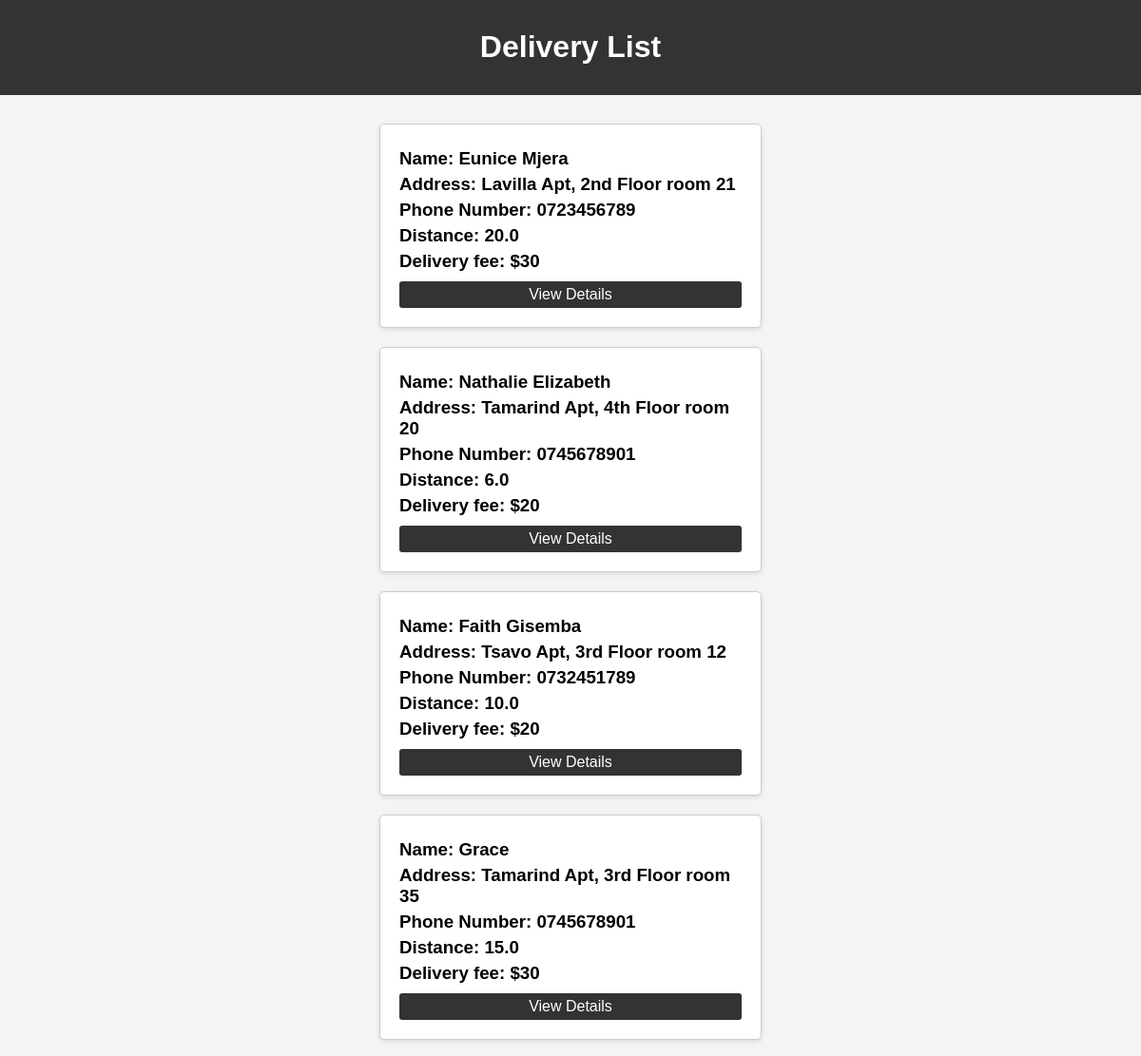
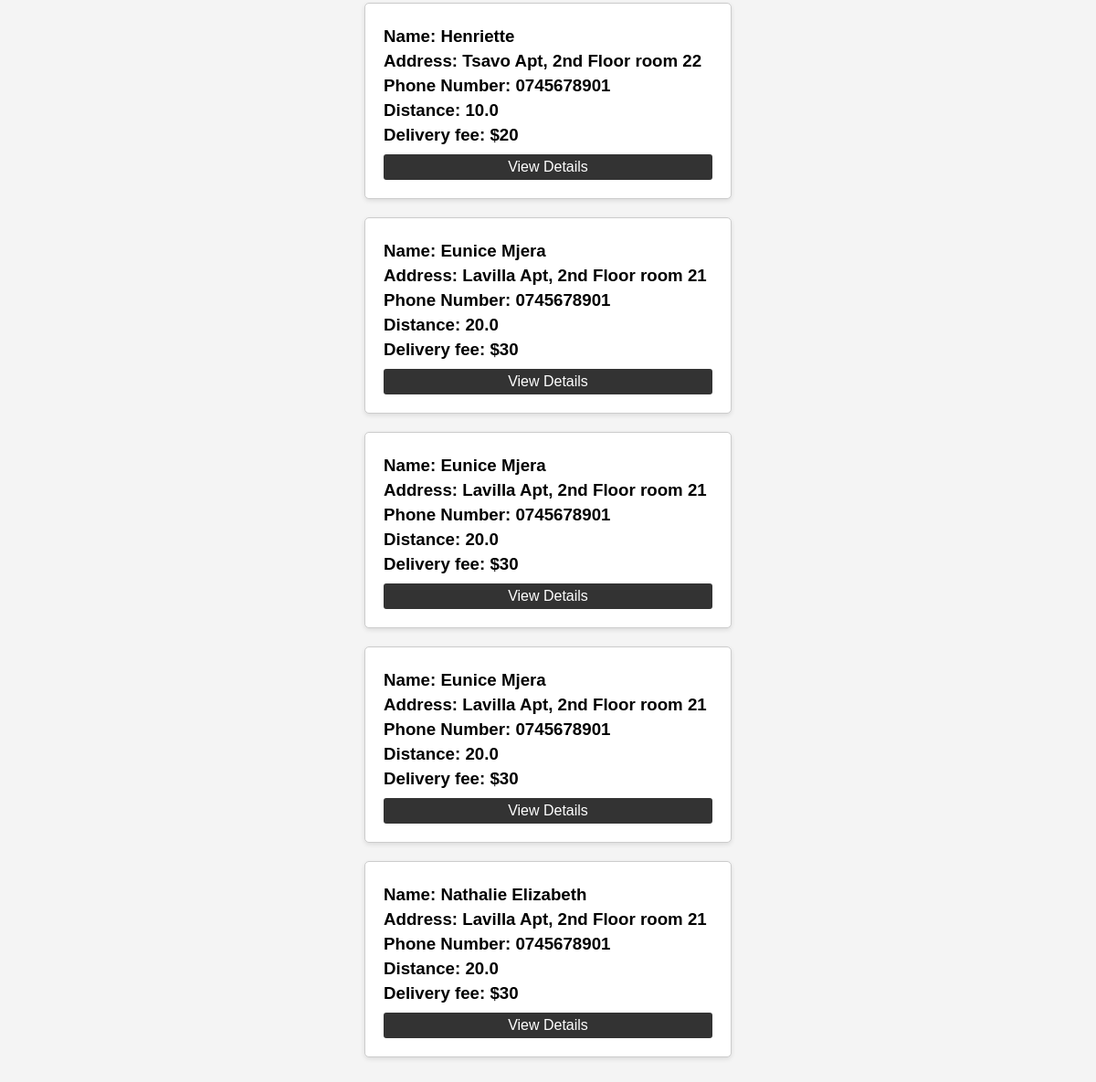
The page /delivery/delivery/list/ on the database its author committed (2 pictures, top to bottom).
### Delivery/models.py (models this page shows)
class Delivery(models.Model):
    name = models.CharField(max_length=100)
    address = models.CharField(max_length=200)
    phone_number = models.CharField(max_length=20)
    distance = models.FloatField()
    def calculate_delivery_fee(self):
        if self.distance <= 5:
            return 10
        elif self.distance <= 10:
            return 20
        else:
            return 30
    class Meta:
        verbose_name_plural = "Delivery"

### Delivery/views.py (the view)
# urls.py: path('delivery/list/', views.delivery_list, name='delivery_list'),
def delivery_list(request):
    deliveries = Delivery.objects.all()
    return render(request, 'delivery/delivery_list.html', {'deliveries': deliveries})

### templates/delivery/delivery_list.html (shortened to what this page needs)
<!DOCTYPE html>
<html>
<head>
</head>
<body>
    <div class="header">
        <h1>Delivery List</h1>
    </div>
    <div class="delivery">
        {% for delivery in deliveries %}
        <div class="delivery-container">
            <h3>Name: {{ delivery.name }}</h3>
            <h3>Address: {{ delivery.address }}</h3>
            <h3>Phone Number: {{ delivery.phone_number }}</h3>
            <h3>Distance: {{ delivery.distance }}</h3>
            <h3>Delivery fee: ${{ delivery.calculate_delivery_fee }}</h3>
            <a href="{% url 'delivery:delivery_detail' delivery.id %}">View Details</a>
        </div>
        {% endfor %}
    </div>
</body>
</html>

### templates/delivery/delivery_list.html (style rules this page uses)
body { font-family: Arial, sans-serif; background-color: #f4f4f4; margin: 0; padding: 0; }
.header { background-color: #333; color: #fff; text-align: center; padding: 10px; }
.delivery { display: flex; flex-wrap: wrap; justify-content: space-around; margin: 20px auto; max-width: 800px; }
.delivery-container { background-color: #fff; border: 1px solid #ccc; border-radius: 5px; padding: 20px; margin: 10px; width: 45%; box-shadow: 0px 2px 5px rgba(0, 0, 0, 0.1); transition: transform 0.2s; }
.delivery-container h3 { margin: 5px 0; }
.delivery-container a { display: block; text-align: center; background-color: #333; color: #fff; padding: 5px 10px; border-radius: 3px; text-decoration: none; margin-top: 10px; }

### rows shown on the page
Delivery: name "Eunice Mjera", address "Lavilla Apt, 2nd Floor room 21", phone_number "0723456789", distance "20.0", calculate_delivery_fee "30"
Delivery: name "Nathalie Elizabeth", address "Tamarind Apt, 4th Floor room 20", phone_number "0745678901", distance "6.0", calculate_delivery_fee "20"
Delivery: name "Faith Gisemba", address "Tsavo Apt, 3rd Floor room 12", phone_number "0732451789", distance "10.0", calculate_delivery_fee "20"
Delivery: name "Grace", address "Tamarind Apt, 3rd Floor room 35", phone_number "0745678901", distance "15.0", calculate_delivery_fee "30"
Delivery: name "Henriette", address "Tsavo Apt, 2nd Floor room 22", phone_number "0745678901", distance "10.0", calculate_delivery_fee "20"
Delivery: name "Eunice Mjera", address "Lavilla Apt, 2nd Floor room 21", phone_number "0745678901", distance "20.0", calculate_delivery_fee "30"
Delivery: name "Eunice Mjera", address "Lavilla Apt, 2nd Floor room 21", phone_number "0745678901", distance "20.0", calculate_delivery_fee "30"
Delivery: name "Eunice Mjera", address "Lavilla Apt, 2nd Floor room 21", phone_number "0745678901", distance "20.0", calculate_delivery_fee "30"
Delivery: name "Nathalie Elizabeth", address "Lavilla Apt, 2nd Floor room 21", phone_number "0745678901", distance "20.0", calculate_delivery_fee "30"
